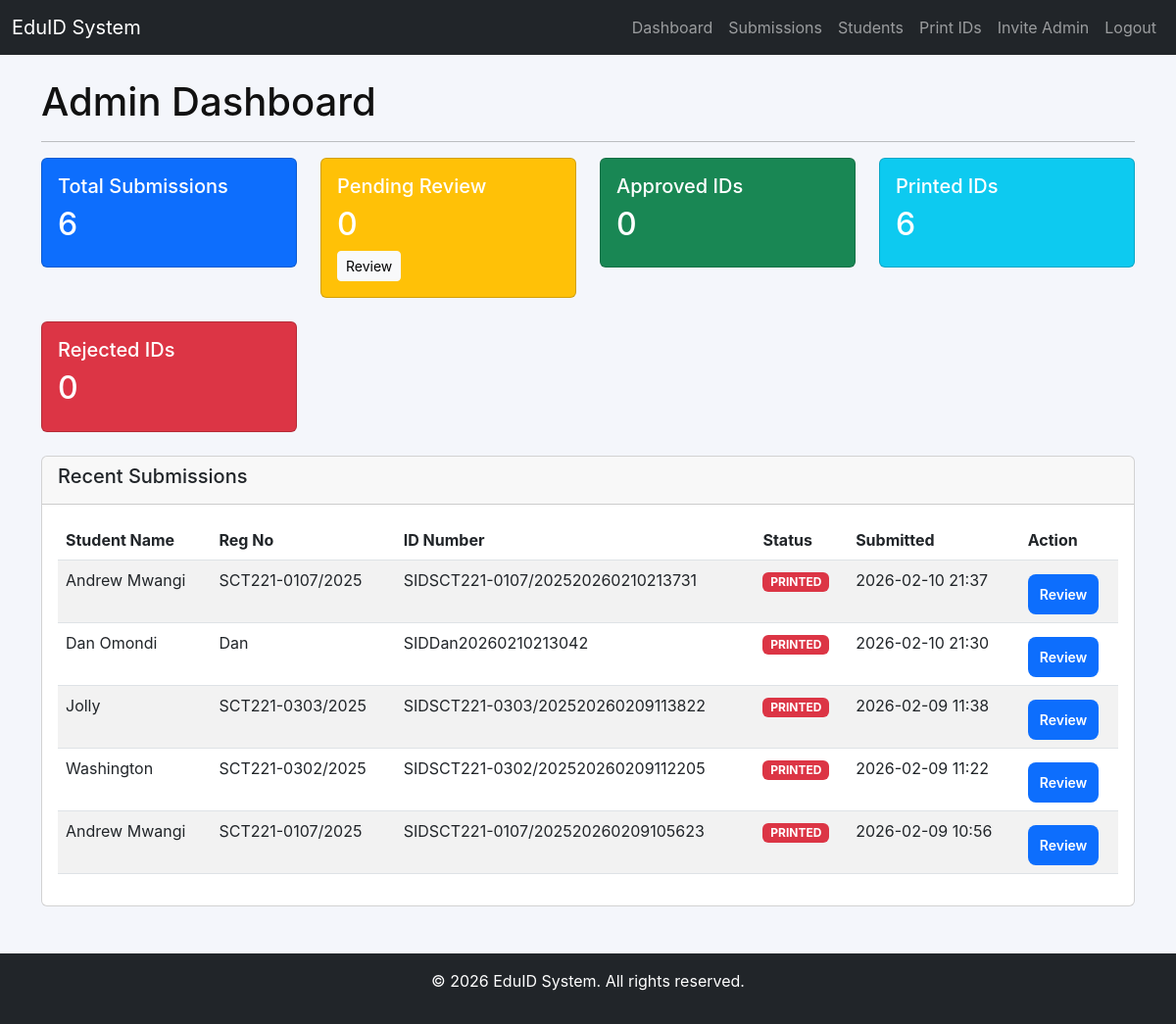
The app's page /admin/dashboard (signed in), older data.
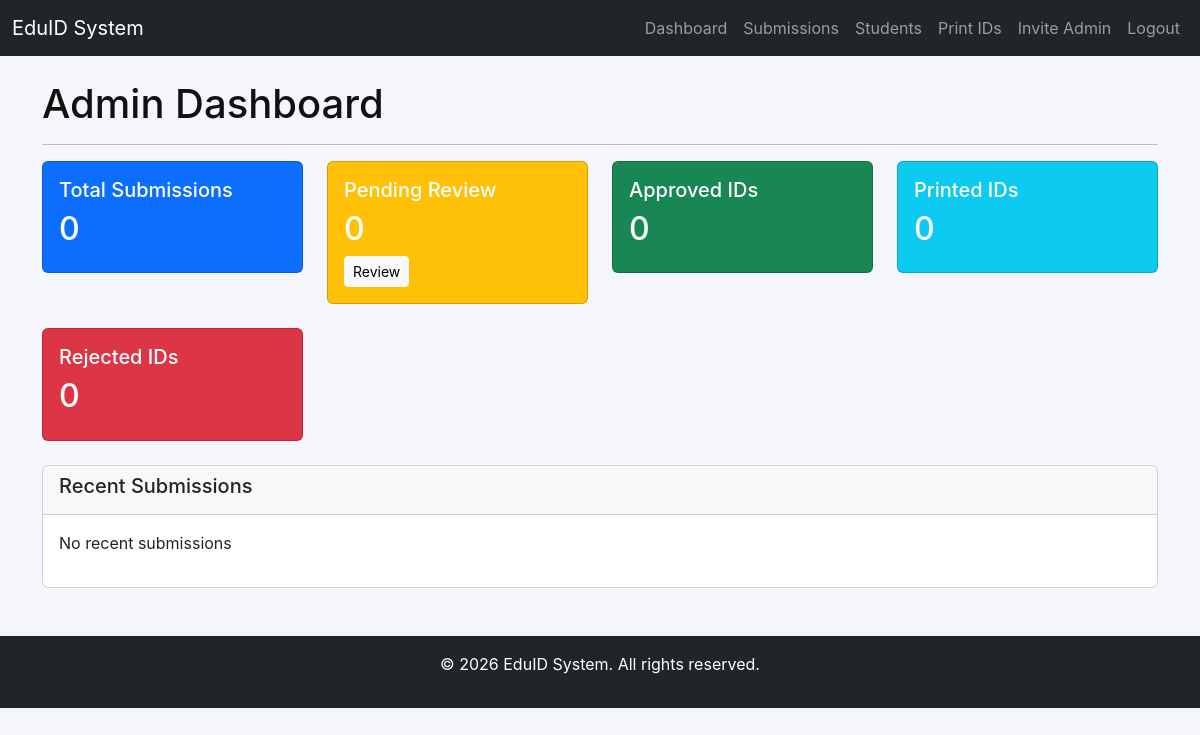
The same page, newer data.
### app/models/student.py (models this page shows)
class Student(db.Model):
    id = db.Column(db.Integer, primary_key=True)
    user_id = db.Column(db.Integer, db.ForeignKey('user.id'), nullable=False, unique=True)
    reg_no = db.Column(db.String(30), unique=True, nullable=False)
    full_name = db.Column(db.String(120), nullable=False)
    school_name = db.Column(db.String(200))  # School name
    course = db.Column(db.String(200))  # Course/Program name
    email = db.Column(db.String(120))
    phone = db.Column(db.String(20))
    date_of_birth = db.Column(db.Date)
    class_level = db.Column(db.String(50))
    valid_until = db.Column(db.Date)  # ID valid until date
    photo = db.Column(db.String(200))
    blood_type = db.Column(db.String(10))  # e.g., O+, A-, AB+
    allergies = db.Column(db.String(200))
    emergency_contact_name = db.Column(db.String(120))
    emergency_contact_phone = db.Column(db.String(20))
    school_ids = db.relationship('SchoolID', backref='student', lazy=True, cascade='all, delete-orphan')
    created_at = db.Column(db.DateTime, default=datetime.utcnow)
    updated_at = db.Column(db.DateTime, default=datetime.utcnow, onupdate=datetime.utcnow)

class SchoolID(db.Model):
    id = db.Column(db.Integer, primary_key=True)
    student_id = db.Column(db.Integer, db.ForeignKey('student.id'), nullable=False)
    id_number = db.Column(db.String(50), unique=True, nullable=False)
    status = db.Column(db.String(20), default='pending')  # pending, approved, rejected, printed
    submission_date = db.Column(db.DateTime, default=datetime.utcnow)
    approval_date = db.Column(db.DateTime)
    rejection_reason = db.Column(db.Text)
    qr_code = db.Column(db.String(200))  # path to QR code image
    preview_image = db.Column(db.String(200))  # path to ID preview image
    pdf_file = db.Column(db.String(200))  # path to generated PDF
    notes = db.Column(db.Text)  # admin notes
    created_at = db.Column(db.DateTime, default=datetime.utcnow)
    updated_at = db.Column(db.DateTime, default=datetime.utcnow, onupdate=datetime.utcnow)

### app/routes/admin.py (the view)
@admin_bp.route("/dashboard")
@login_required
@admin_required
def dashboard():
    total_submissions = SchoolID.query.count()
    pending_submissions = SchoolID.query.filter_by(status='pending').count()
    approved_ids = SchoolID.query.filter_by(status='approved').count()
    printed_ids = SchoolID.query.filter_by(status='printed').count()
    rejected_ids = SchoolID.query.filter_by(status='rejected').count()
    recent = SchoolID.query.order_by(SchoolID.submission_date.desc()).limit(5).all()
    stats = {
        'total': total_submissions,
        'pending': pending_submissions,
        'approved': approved_ids,
        'printed': printed_ids,
        'rejected': rejected_ids
    }
    return render_template("admin/dashboard.html", stats=stats, recent=recent)

### app/templates/admin/dashboard.html (shortened to what this page needs)
{% extends "base.html" %}
{% block content %}
<h1>Admin Dashboard</h1>
<hr>
<div class="row mb-4">
    <div class="col-md-3">
        <div class="card bg-primary text-white">
            <div class="card-body">
                <h5 class="card-title">Total Submissions</h5>
                <h2>{{ stats.total }}</h2>
            </div>
        </div>
    </div>
    <div class="col-md-3">
        <div class="card bg-warning text-white">
            <div class="card-body">
                <h5 class="card-title">Pending Review</h5>
                <h2>{{ stats.pending }}</h2>
                <a href="{{ url_for('admin.submissions', status='pending') }}" class="btn btn-light btn-sm">Review</a>
            </div>
        </div>
    </div>
    <div class="col-md-3">
        <div class="card bg-success text-white">
            <div class="card-body">
                <h5 class="card-title">Approved IDs</h5>
                <h2>{{ stats.approved }}</h2>
            </div>
        </div>
    </div>
    <div class="col-md-3">
        <div class="card bg-info text-white">
            <div class="card-body">
                <h5 class="card-title">Printed IDs</h5>
                <h2>{{ stats.printed }}</h2>
            </div>
        </div>
    </div>
</div>
<div class="row mb-4">
    <div class="col-md-3">
        <div class="card bg-danger text-white">
            <div class="card-body">
                <h5 class="card-title">Rejected IDs</h5>
                <h2>{{ stats.rejected }}</h2>
            </div>
        </div>
    </div>
</div>
<div class="row">
    <div class="col-md-12">
        <div class="card">
            <div class="card-header">
                <h5>Recent Submissions</h5>
            </div>
            <div class="card-body">
                {% if recent %}
                    <div class="table-responsive">
                        <table class="table table-striped">
                            <thead>
                                <tr>
                                    <th>Student Name</th>
                                    <th>Reg No</th>
                                    <th>ID Number</th>
                                    <th>Status</th>
                                    <th>Submitted</th>
                                    <th>Action</th>
                                </tr>
                            </thead>
                            <tbody>
                                {% for id in recent %}
                                    {% set student = id.student %}
                                    <tr>
                                        <td>{{ student.full_name }}</td>
                                        <td>{{ student.reg_no }}</td>
                                        <td>{{ id.id_number }}</td>
                                        <td>
                                            <span class="badge bg-{{ 'warning' if id.status == 'pending' else 'success' if id.status == 'approved' else 'danger' }}">
                                                {{ id.status|upper }}
                                            </span>
                                        </td>
                                        <td>{{ id.submission_date.strftime('%Y-%m-%d %H:%M') }}</td>
                                        <td>
                                            <a href="{{ url_for('admin.review_submission', id_id=id.id) }}" class="btn btn-sm btn-primary">Review</a>
                                        </td>
                                    </tr>
                                {% endfor %}
                            </tbody>
                        </table>
                    </div>
                {% else %}
                    <p>No recent submissions</p>
                {% endif %}
            </div>
        </div>
    </div>
</div>
{% endblock %}

### app/templates/base.html (shortened to what this page needs)
<!DOCTYPE html>
<html lang="en">
<head>
    <link href="https://cdn.jsdelivr.net/npm/bootstrap@5.3.0/dist/css/bootstrap.min.css" rel="stylesheet">
    <link rel="stylesheet" href="{{url_for('static', filename='css/style.css')}}">
</head>
<body>
    <nav class="navbar navbar-expand-lg navbar-dark bg-dark">
        <div class="container-fluid">
            <a class="navbar-brand" href="/">EduID System</a>
            <div class="collapse navbar-collapse" id="navbarNav">
                <ul class="navbar-nav ms-auto">
                    {% if current_user.is_authenticated %}
                        {% if current_user.role == 'admin' %}
                            <li class="nav-item"><a class="nav-link" href="{{ url_for('admin.dashboard') }}">Dashboard</a></li>
                            <li class="nav-item"><a class="nav-link" href="{{ url_for('admin.submissions') }}">Submissions</a></li>
                            <li class="nav-item"><a class="nav-link" href="{{ url_for('admin.students_list') }}">Students</a></li>
                            <li class="nav-item"><a class="nav-link" href="{{ url_for('admin.bulk_print') }}">Print IDs</a></li>
                            <li class="nav-item"><a class="nav-link" href="{{ url_for('admin.invite_admin') }}">Invite Admin</a></li>
                        {% else %}
                            <li class="nav-item"><a class="nav-link" href="{{ url_for('student.dashboard') }}">Dashboard</a></li>
                            <li class="nav-item"><a class="nav-link" href="{{ url_for('student.profile') }}">Profile</a></li>
                        {% endif %}
                        <li class="nav-item"><a class="nav-link" href="{{ url_for('auth.logout') }}">Logout</a></li>
                    {% else %}
                        <li class="nav-item"><a class="nav-link" href="{{ url_for('auth.login') }}">Login</a></li>
                        <li class="nav-item"><a class="nav-link" href="{{ url_for('auth.register') }}">Register</a></li>
                    {% endif %}
                </ul>
            </div>
        </div>
    </nav>
    <div class="container mt-4">
        {% block content %}{% endblock %}
    </div>
    <footer class="bg-dark text-white text-center py-3 mt-5">
        <p>&copy; 2026 EduID System. All rights reserved.</p>
    </footer>
</body>
</html>

### app/static/css/style.css (style rules this page uses)
:root { --bg:#f4f6fb; --card:#ffffff; --muted:#6c757d; --accent:#0d6efd; --danger:#dc3545; --radius:10px; --max-width:420px; }
* { box-sizing:border-box }
body { font-family:Inter,system-ui,Segoe UI,Roboto,Arial,sans-serif;background:var(--bg);margin:0;color:#111 }
a { color:var(--accent) }

Row changes from the older to the newer data that the page shows:
removed SchoolID: id_number "SIDSCT221-0107/202520260210213731", status "PRINTED", submission_date "2026-02-10 21:37"
removed Student: full_name "Andrew Mwangi", reg_no "SCT221-0107/2025"
removed SchoolID: id_number "SIDDan20260210213042", status "PRINTED", submission_date "2026-02-10 21:30"
removed Student: full_name "Dan Omondi", reg_no "Dan"
removed SchoolID: id_number "SIDSCT221-0303/202520260209113822", status "PRINTED", submission_date "2026-02-09 11:38"
removed Student: full_name "Jolly", reg_no "SCT221-0303/2025"
removed SchoolID: id_number "SIDSCT221-0302/202520260209112205", status "PRINTED", submission_date "2026-02-09 11:22"
removed Student: full_name "Washington", reg_no "SCT221-0302/2025"
removed SchoolID: id_number "SIDSCT221-0107/202520260209105623", status "PRINTED", submission_date "2026-02-09 10:56"
Text that changed along with them:
{{ stats.total }}: "6" → "0"
{{ stats.printed }}: "6" → "0"
text no longer shown: "Student Name Reg No ID Number Status Submitted Action"
text now shown: "No recent submissions"
